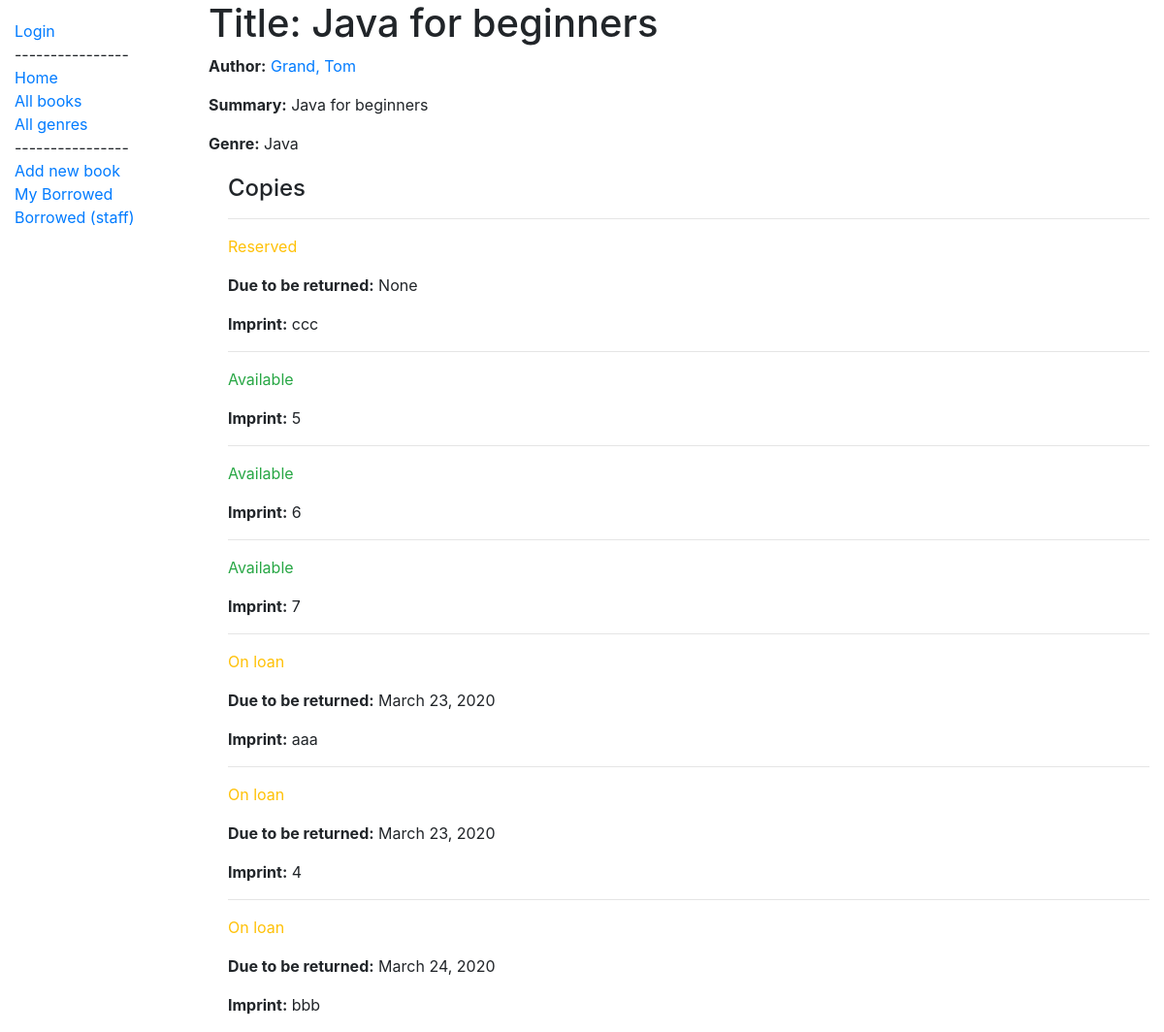
Before: /catalog/book/4/ with the older database file.
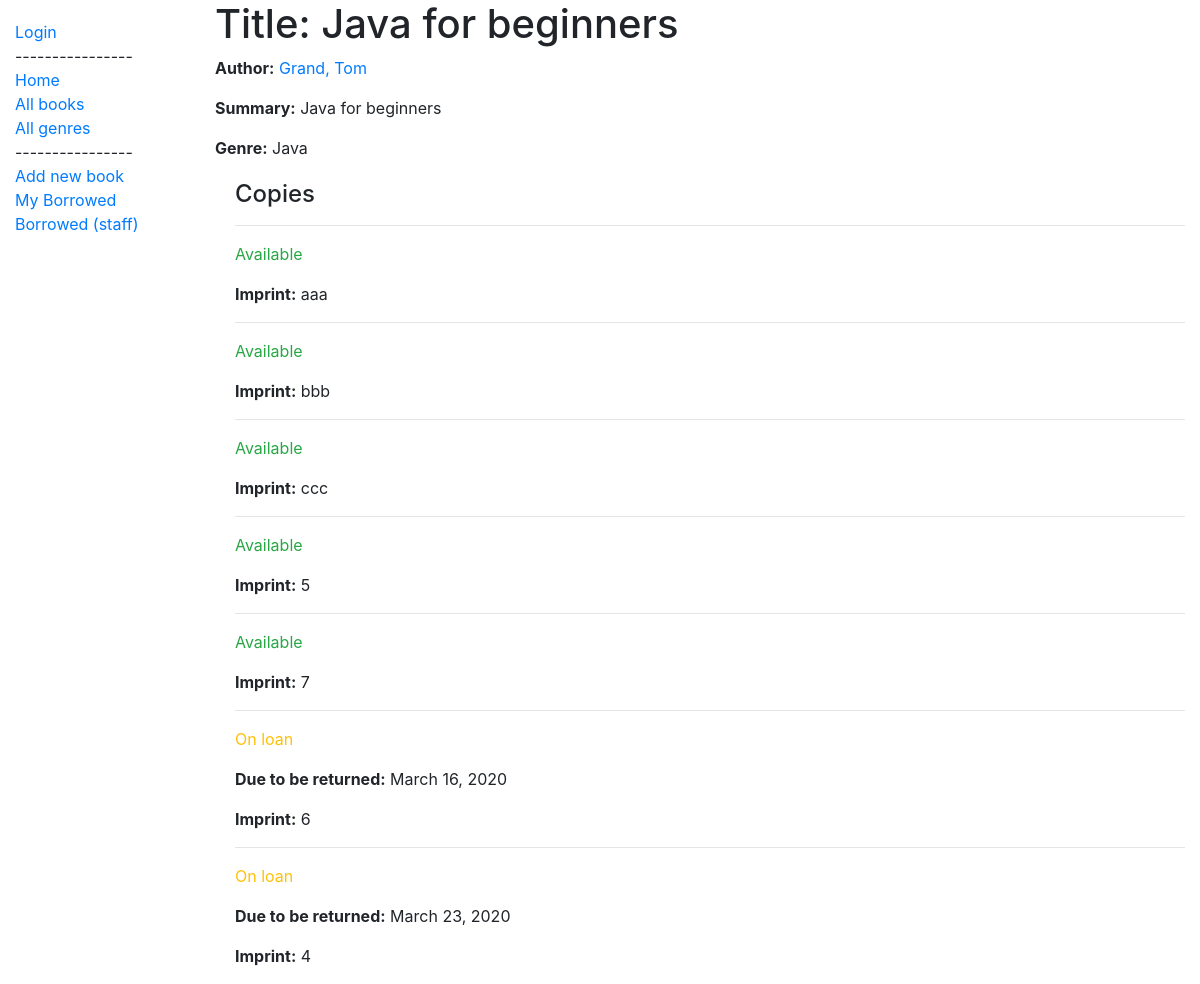
After: the same page with the newer database file.
### catalog/models.py (models this page shows, shortened)
class Book(models.Model):
    title = models.CharField(max_length=200)
    author = models.ForeignKey('Author', on_delete=models.SET_NULL, null=True)
    summary = models.TextField(max_length=1000, help_text='Enter a brief description of the book')
    genre = models.ManyToManyField(Genre, help_text='Select a genre for this book')
    def display_genre(self):
        """Create a string for the Genre. This is required to display genre in Admin."""
        return ', '.join(genre.name for genre in self.genre.all()[:3])
    display_genre.short_description = 'Genre'

class Author(models.Model):
    first_name = models.CharField(max_length=100)
    last_name = models.CharField(max_length=100)
    date_of_birth = models.DateField(null=True, blank=True)
    date_of_death = models.DateField('Died', null=True, blank=True)
    class Meta:
        ordering = ['last_name', 'first_name']
    def __str__(self):
        return f'{self.last_name}, {self.first_name}'

class Genre(models.Model):
    name = models.CharField(max_length=200, help_text='Enter a book genre (e.g. Science Fiction)')
    def __str__(self):
        return self.name

class BookInstance(models.Model):
    id = models.UUIDField(primary_key=True, default=uuid.uuid4, help_text='Unique ID for this particular book across whole library')
    book = models.ForeignKey('Book', on_delete=models.SET_NULL, null=True)
    imprint = models.CharField(max_length=200)
    due_back = models.DateField(null=True, blank=True)
    borrower = models.ForeignKey(User, on_delete=models.SET_NULL, null=True, blank=True)
    LOAN_STATUS = (
        ('m', 'Maintenance'),
        ('o', 'On loan'),
        ('a', 'Available'),
        ('r', 'Reserved'),
    )
    status = models.CharField(
        max_length=1,
        choices=LOAN_STATUS,
        blank=True,
        default='m',
        help_text='Book availability',
    )
    class Meta:
        ordering = ['due_back']
        permissions = (("can_mark_returned", "Set book as returned"),)

### catalog/views.py (the view, shortened to what this page needs)
# urls.py: path('book/<int:pk>/', views.BookDetailView.as_view(), name='book-detail'),
class BookDetailView(generic.DetailView):
    model = Book
    template_name = "book_detail.html"

### templates/book_detail.html (shortened to what this page needs)
{% extends "base_generic.html" %}
{% block content %}
  <h1>Title: {{ book.title }}</h1>
  <p><strong>Author:</strong> <a href="">{{ book.author }}</a></p>
  <p><strong>Summary:</strong> {{ book.summary }}</p>
  <p><strong>Genre:</strong> {{ book.genre.all|join:", " }}</p>
  <div style="margin-left:20px;margin-top:20px">
      <h4>Copies</h4>
      {% for copy in book.bookinstance_set.all %}
          <hr>
          <p class="{% if copy.status == 'a' %}text-success{% elif copy.status == 'm' %}
          text-danger{% else %}text-warning{% endif %}">{{ copy.get_status_display }}
          </p>
          {% if copy.status != 'a' %}
              <p><strong>Due to be returned:</strong> {{ copy.due_back }}</p>
          {% endif %}
          <p><strong>Imprint:</strong> {{ copy.imprint }}</p>
      {% endfor %}
  </div>
{% endblock %}

### templates/base_generic.html (shortened to what this page needs)
<!DOCTYPE html>
<html lang="en">
<head>
  <link rel="stylesheet" href="https://stackpath.bootstrapcdn.com/bootstrap/4.1.3/css/bootstrap.min.css">
  {% load static %}
  <link rel="stylesheet" href="{% static 'css/styles.css' %}">
</head>
<body>
<div class="container-fluid">
    <div class="row">
        <div class="col-sm-2">
            {% block sidebar %}
                <ul class="sidebar-nav">
            {% if user.is_authenticated %}
                <li>User: {{ user.get_username }}</li>
                <li><a href="{% url 'logout' %}?next={{request.path}}">Logout</a></li>
            {% else %}
                <li><a href="{% url 'login' %}?next={{request.path}}">Login</a></li>
            {% endif %}
                    <li><a>----------------</a></li>
                    <li><a href="{% url 'index' %}">Home</a></li>
                    <li><a href="{% url 'books' %}">All books</a></li>
                    <li><a href="{% url 'genre' %}">All genres</a></li>
                    <li><a>----------------</a></li>
                    <li><a href="{% url 'add_book' %}">Add new book</a></li>
                    <li><a href="{% url 'my-borrowed' %}">My Borrowed</a></li>
                    <li><a href="{% url 'all-borrowed' %}"> Borrowed (staff) </a></li>
                </ul>
            {% endblock %}
      </div>
      <div class="col-sm-10 ">
          {% block content %}{% endblock %}
      </div>
    </div>
  </div>
</body>
</html>

### static/css/styles.css (style rules this page uses)
.sidebar-nav { margin-top: 20px; padding: 0; list-style: none; }

Changed rows visible on the page:
changed BookInstance "aaa": status "On loan" → "Available"; due_back "March 23, 2020" → (not shown); moves up the list
changed BookInstance "bbb": status "On loan" → "Available"; due_back "March 24, 2020" → (not shown); moves up the list
changed BookInstance "ccc": status "Reserved" → "Available"; due_back "None" → (not shown)
shown differently, row unchanged: BookInstance (number 5 of 7 on the later page): moves down the list
changed BookInstance: status "Available" → "On loan"; due_back (not shown) → "March 16, 2020"
